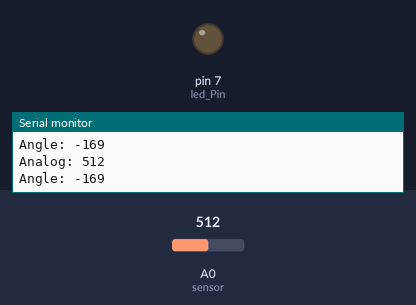
Bench run of a sketch on a simulated Arduino Uno, built with avr-gcc and run on an emulated ATmega328P. Shown: output pins drawn as LEDs (lit = HIGH), the last lines printed to the serial monitor. The test bench sets the inputs (shaded band); at power-on: A0 (sensor) = 512.

Above: at 1.8 s.
1.9 s: A0 (sensor) set to 784
3.4 s: A0 (sensor) set to 820
At 5.2 s:
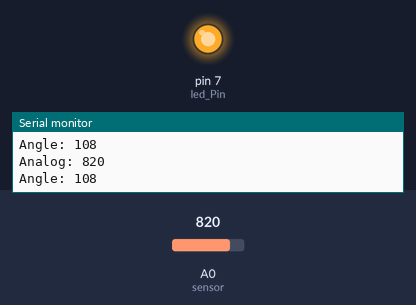
5.5 s: A0 (sensor) set to 716
At 7.0 s:
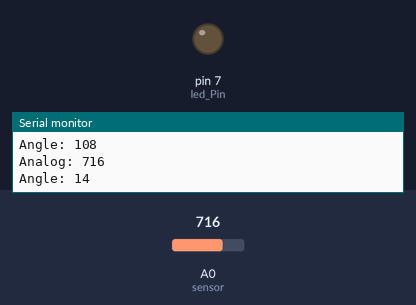
7.5 s: A0 (sensor) set to 900
At 8.5 s:
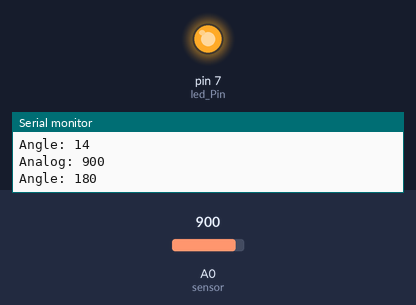
Timing chart, 0 to 10.5 s (numbered marks = the images above; inputs shaded):
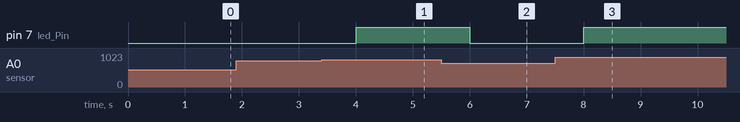

The sketch:

Flex_Sensor.ino
```cpp
/*
  Project: Flex Sensor
  Description:
    - Reads bending from a flex sensor connected to analog pin A0.
    - Maps analog values to angle (0–180°) and controls an LED when bent beyond 90°.
*/

#define led_Pin 7   // LED connected to pin 7
#define sensor A0   // Flex sensor connected to A0

int analog_value;   // Variable to store analog reading
int angle_value;    // Variable to store calculated angle

void setup() {
  pinMode(led_Pin, OUTPUT);  // Set LED pin as output
  Serial.begin(9600);        // Initialize Serial Monitor
}

void loop() {
  // Read analog value from flex sensor
  analog_value = analogRead(sensor);

  // Map analog value range (700–900) to angle range (0–180)
  angle_value = map(analog_value, 700, 900, 0, 180);

  // Print readings to Serial Monitor
  Serial.print("Analog: ");
  Serial.println(analog_value);
  Serial.print("Angle: ");
  Serial.println(angle_value);

  // Turn on LED if flex angle > 90°, else turn off
  if (angle_value > 90) {
    digitalWrite(led_Pin, HIGH);
  } else {
    digitalWrite(led_Pin, LOW);
  }

  delay(1000); // Wait 1 second before next reading
}
```

Measured:
- the behaviour switches between 801 and 802 on A0 (sensor) (found by bisection; images 0 and 1)
- after the input at 3.4 s, pin 7 (led_Pin): LOW → HIGH after 0.60 s
- after the input at 5.5 s, pin 7 (led_Pin): HIGH → LOW after 0.50 s
- after the input at 7.5 s, pin 7 (led_Pin): LOW → HIGH after 0.51 s
